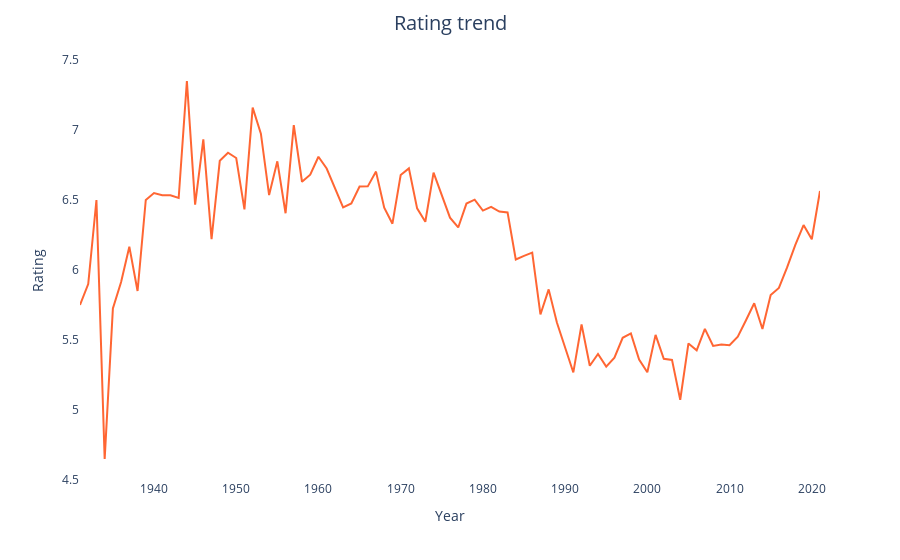

Here is the notebook cell this chart was saved with:
### Code cell
figx=px.line(yearavg2,x='Year',y='Rating', color_discrete_sequence=color)
figx.update_layout(title='Rating trend', title_x=0.5,
                    title_pad=dict(t=20),
                      title_font=dict(size=20), 
                      xaxis_title='Year', yaxis_title='Rating',
                        xaxis=dict(showgrid=False), 
                        yaxis=dict(showgrid=False), 
                        plot_bgcolor = 'white')

### Figure 1 — Plotly figure (JSON) as saved in the notebook; plotly's stock layout.template omitted (floating-point values rounded to 4 significant figures)
{"data": [{"hovertemplate": "Year=%{x}<br>Rating=%{y}<extra></extra>", "legendgroup": "", "line": {"color": "#FF6633", "dash": "solid"}, "marker": {"symbol": "circle"}, "mode": "lines", "name": "", "orientation": "v", "showlegend": false, "type": "scatter", "x": [1931, 1932, 1933, 1934, 1935, 1936, 1937, 1938, 1939, 1940, 1941, 1942, 1943, 1944, 1945, 1946, 1947, 1948, 1949, 1950, 1951, 1952, 1953, 1954, 1955, 1956, 1957, 1958, 1959, 1960, 1961, 1962, 1963, 1964, 1965, 1966, 1967, 1968, 1969, 1970, 1971, 1972, 1973, 1974, 1975, 1976, 1977, 1978, 1979, 1980, 1981, 1982, 1983, 1984, 1985, 1986, 1987, 1988, 1989, 1990, 1991, 1992, 1993, 1994, 1995, 1996, 1997, 1998, 1999, 2000, 2001, 2002, 2003, 2004, 2005, 2006, 2007, 2008, 2009, 2010, 2011, 2012, 2013, 2014, 2015, 2016, 2017, 2018, 2019, 2020, 2021], "xaxis": "x", "y": [5.75, 5.9, 6.5, 4.65, 5.725, 5.914, 6.167, 5.85, 6.5, 6.55, 6.533, 6.533, 6.514, 7.35, 6.467, 6.933, 6.22, 6.78, 6.838, 6.8, 6.433, 7.16, 6.973, 6.535, 6.776, 6.406, 7.035, 6.63, 6.681, 6.809, 6.725, 6.584, 6.448, 6.475, 6.597, 6.597, 6.703, 6.445, 6.331, 6.678, 6.726, 6.44, 6.345, 6.696, 6.54, 6.374, 6.304, 6.474, 6.502, 6.424, 6.451, 6.417, 6.411, 6.075, 6.101, 6.124, 5.682, 5.862, 5.624, 5.438, 5.268, 5.612, 5.316, 5.4, 5.31, 5.374, 5.516, 5.547, 5.36, 5.269, 5.536, 5.365, 5.358, 5.073, 5.475, 5.427, 5.579, 5.457, 5.467, 5.462, 5.523, 5.641, 5.762, 5.578, 5.821, 5.872, 6.018, 6.179, 6.321, 6.22, 6.564], "yaxis": "y"}], "layout": {"legend": {"tracegroupgap": 0}, "margin": {"t": 60}, "plot_bgcolor": "white", "title": {"font": {"size": 20}, "pad": {"t": 20}, "text": "Rating trend", "x": 0.5}, "xaxis": {"anchor": "y", "domain": [0, 1], "showgrid": false, "title": {"text": "Year"}}, "yaxis": {"anchor": "x", "domain": [0, 1], "showgrid": false, "title": {"text": "Rating"}}}}
